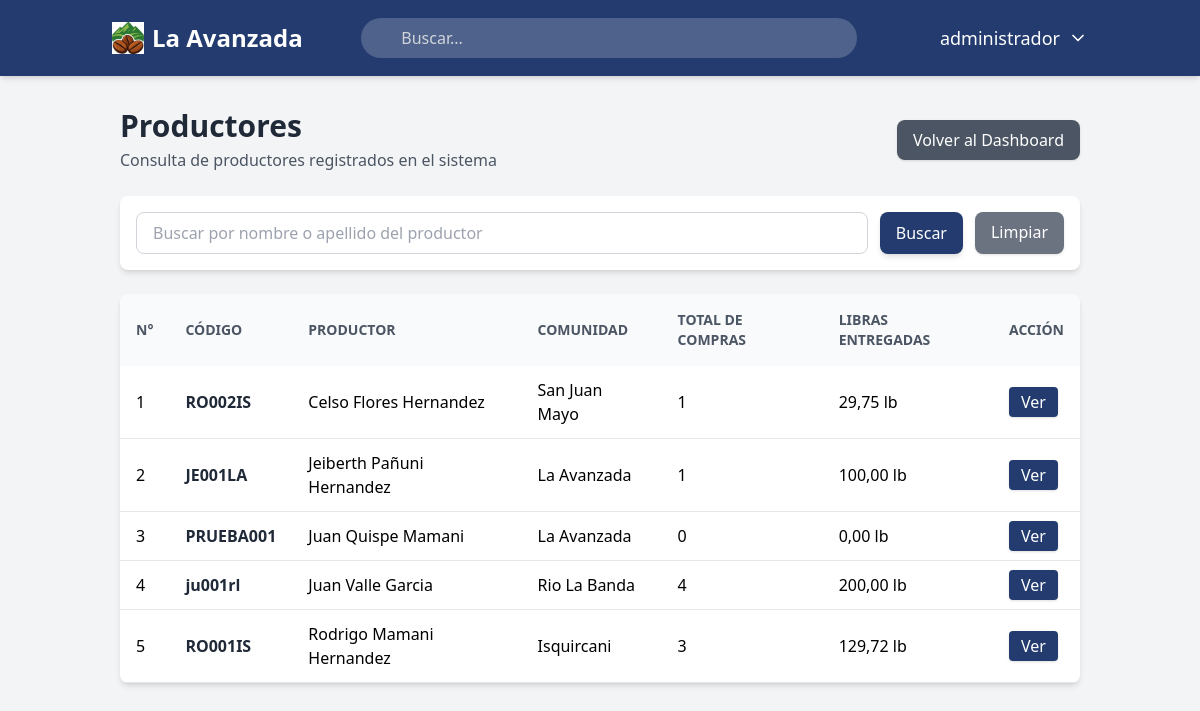
The app's page /productores/ (signed in) with its own data.
### usuarios/models.py (models this page shows)
class Usuario(AbstractUser): # CREAMOS LA CLASE USUARIO
    usuario_id = models.AutoField(primary_key=True) #CAMPO USUARIO ID, ES NUMEROS AUTOMATICOS Y ES LLAVE PRIMARIA
    USERNAME_FIELD = 'username' # CAMPO PARA INICIAR SESION
    class Meta: # CONFIGURACIONES EXTRAS en la bd
        db_table = 'usuarios' # nombre de la tabla
        verbose_name = 'Usuario' # definimos en sigular el modelo dentro del panel de django
        verbose_name_plural = 'Usuarios' # define como se mostrara en plural en django

### productores/models.py (models this page shows, shortened)
class Productor(models.Model):
    OPCIONES_ESTADO = [
        ('Activo', 'Activo'),
        ('Inactivo', 'Inactivo'),
    ]
    id_productor = models.AutoField(primary_key=True) #llave primaria
    codigo_productor = models.CharField(
        max_length=20,
        unique=True,
        verbose_name='Código del productor'
    )
    nombre = models.CharField(
        max_length=100,
        verbose_name='Nombre'
    )
    apellido_paterno = models.CharField(
        max_length=100,
        verbose_name='Apellido paterno'
    )
    apellido_materno = models.CharField(
        max_length=100,
        blank=True, # no pasa nada si se queda vacio
        verbose_name='Apellido materno'
    )
    comunidad = models.ForeignKey(
        Comunidad,
        on_delete=models.PROTECT,
        related_name='productores',
        verbose_name='Comunidad'
    )
    usuario = models.OneToOneField(
        settings.AUTH_USER_MODEL,
        on_delete=models.SET_NULL,
        null=True,
        blank=True,
        related_name='productor',
        verbose_name='Usuario de acceso'
    )
    estado = models.CharField(
        max_length=20,
        choices=OPCIONES_ESTADO,
        default='Activo',
        verbose_name='Estado'
    )
    creado_por = models.ForeignKey(
        settings.AUTH_USER_MODEL,
        on_delete=models.SET_NULL,
        null=True,
        blank=True,
        related_name='productores_creados',
        verbose_name='Creado por'
    )
    fecha_registro = models.DateTimeField(
        auto_now_add=True,
        verbose_name='Fecha de registro'
    )
    editado_por = models.ForeignKey(
        settings.AUTH_USER_MODEL,
        on_delete=models.SET_NULL,
        null=True,
        blank=True,
        related_name='productores_editados',
        verbose_name='Editado por'
    )
    fecha_edicion = models.DateTimeField(
        auto_now=True,
        verbose_name='Fecha de edición'
    )
    class Meta:
        db_table = 'productores'
        verbose_name = 'Productor'
        verbose_name_plural = 'Productores'
    def nombre_completo(self):
        return f"{self.nombre} {self.apellido_paterno} {self.apellido_materno}".strip()

### comunidades/models.py (models this page shows, shortened)
class Comunidad(models.Model): # modelo comunidad
    OPCIONES_ESTADO = [ # servira para poner activo e inactivo pero nunca delete de nuestro sistmas la comunidad
        ('Activo', 'Activo'),
        ('Inactivo', 'Inactivo'),
    ]
    id_comunidad = models.AutoField(primary_key=True) ## llave primaria
    nombre_comunidad = models.CharField(max_length=100, unique=True, verbose_name='Nombre de la comunidad') # nombre de la comunidad
    estado = models.CharField(max_length=20, choices=OPCIONES_ESTADO, default='Activo', verbose_name='Estado') # estado de la comunidad
    creado_por = models.ForeignKey( # quien lo creo
        settings.AUTH_USER_MODEL,
        on_delete=models.SET_NULL,
        null=True,
        related_name='comunidades_creadas',
        verbose_name='Creado por'
    )
    fecha_creacion = models.DateTimeField(auto_now_add=True, verbose_name='Fecha de creación') # fecha de la crecion
    editado_por = models.ForeignKey(
        settings.AUTH_USER_MODEL,
        on_delete=models.SET_NULL,
        null=True,
        blank=True,
        related_name='comunidades_editadas',
        verbose_name='Editado por'
    )
    fecha_edicion = models.DateTimeField(auto_now=True, verbose_name='Fecha de edición') # la fecha de la edidion
    class Meta:
        db_table = 'comunidades' # nombre de la tabla
        verbose_name = 'Comunidad'
        verbose_name_plural = 'Comunidades'

### productores/views.py (the view, shortened to what this page needs)
# urls.py: path('', views.lista_productores, name='lista_productores'),
@login_required
def lista_productores(request):
    permiso = obtener_permiso_productores(request.user)
    if permiso == 0:
        return redirect('dashboard')
    productores = Productor.objects.select_related(
        'comunidad',
        'usuario'
    ).annotate(
        total_compras_real=Count('compras_cafe'),
        total_libras_real=Coalesce(
            Sum('compras_cafe__total_libras'),
            Value(Decimal('0.00')),
            output_field=DecimalField(max_digits=10, decimal_places=2)
        )
    ).order_by(
        'nombre',
        'apellido_paterno'
    )
    buscar = request.GET.get('buscar')
    paginator = Paginator(productores, 15)
    page_number = request.GET.get('page')
    page_obj = paginator.get_page(page_number)
    contexto = {
        'page_obj': page_obj,
    }
    return render(request, 'productores/lista_productores.html', contexto)

### principal/context_processors.py (called while the page is built)
def obtener_permisos(request):
    permisos = { # los modulos
        'registrar_compras_cafe': 0,
        'historial_compras': 0,
        'comunidades': 0,
        'productores': 0,
        'registro_ventas_cafe': 0,
        'analisis_predicciones': 0,
        'roles_usuarios': 0,
    }
    roles = []
    if request.user.is_authenticated:
        roles_usuario = UsuarioRol.objects.filter(usuario=request.user)
        roles = [usuario_rol.rol.nombre_rol for usuario_rol in roles_usuario]
        for usuario_rol in roles_usuario:
            rol = usuario_rol.rol
            for modulo in permisos.keys():
                permiso_actual = getattr(rol, modulo, 0)
                if permiso_actual > permisos[modulo]:
                    permisos[modulo] = permiso_actual
    return {
        'permisos': permisos,
        'roles': roles,
    }

### productores/views.py (called while the page is built)
def obtener_permiso_productores(usuario):
    roles_usuario = UsuarioRol.objects.filter(usuario=usuario)
    permiso_maximo = 0
    for usuario_rol in roles_usuario:
        rol = usuario_rol.rol
        permiso_actual = getattr(rol, 'productores', 0)
        if permiso_actual > permiso_maximo:
            permiso_maximo = permiso_actual
    return permiso_maximo

### productores/templates/productores/lista_productores.html (shortened to what this page needs)
{% extends 'principal/base.html' %}
{% block content %}
<div class="max-w-7xl mx-auto">
  <div class="flex flex-col md:flex-row md:items-center md:justify-between gap-4 mb-6">
    <div>
      <h1 class="text-3xl font-bold text-gray-800">Productores</h1>
      <p class="text-gray-600 mt-1">
        Consulta de productores registrados en el sistema
      </p>
    </div>
    <a href="{% url 'dashboard' %}"
       class="bg-gray-600 hover:bg-gray-700 text-white px-4 py-2 rounded-lg shadow text-center">
      Volver al Dashboard
    </a>
  </div>
  <div class="bg-white rounded-lg shadow-md p-4 mb-6">
    <form method="get" class="flex flex-col md:flex-row gap-3">
      <input type="text"
             name="buscar"
             value="{{ request.GET.buscar }}"
             placeholder="Buscar por nombre o apellido del productor"
             autocomplete="off"
             class="w-full border border-gray-300 rounded-lg px-4 py-2 focus:outline-none focus:ring-2 focus:ring-[#233b6e]" />
      <button type="submit"
              class="w-full md:w-auto bg-[#233b6e] text-white px-4 py-2 rounded-lg shadow-md hover:bg-[#1a2c53] transition-colors duration-300">
        Buscar
      </button>
      <a href="{% url 'productores:lista_productores' %}"
         class="bg-gray-500 hover:bg-gray-600 text-white px-4 py-2 rounded-lg shadow text-center">
        Limpiar
      </a>
    </form>
  </div>
  <div class="bg-white rounded-lg shadow-md overflow-hidden">
    <div class="overflow-x-auto">
      <table class="min-w-full border-collapse">
        <thead class="bg-gray-50 text-gray-600 uppercase text-sm">
          <tr>
            <th class="px-4 py-4 text-left font-semibold">N°</th>
            <th class="px-4 py-4 text-left font-semibold">Código</th>
            <th class="px-4 py-4 text-left font-semibold">Productor</th>
            <th class="px-4 py-4 text-left font-semibold">Comunidad</th>
            <th class="px-4 py-4 text-left font-semibold">Total de compras</th>
            <th class="px-4 py-4 text-left font-semibold">Libras entregadas</th>
            <th class="px-4 py-4 text-left font-semibold">Acción</th>
          </tr>
        </thead>
        <tbody>
          {% for productor in page_obj %}
          <tr class="border-b hover:bg-gray-50">
            <td class="px-4 py-3">
              {{ page_obj.start_index|add:forloop.counter0 }}
            </td>
            <td class="px-4 py-3 font-semibold text-gray-800">
              {{ productor.codigo_productor }}
            </td>
            <td class="px-4 py-3">
              {{ productor.nombre_completo }}
            </td>
            <td class="px-4 py-3">
              {{ productor.comunidad.nombre_comunidad }}
            </td>
            <td class="px-4 py-3">
              {{ productor.total_compras_real }}
            </td>
            <td class="px-4 py-3">
              {{ productor.total_libras_real|floatformat:2 }} lb
            </td>
            <td class="px-4 py-3">
              <a href="{% url 'productores:detalle_productor' productor.pk %}"
                 class="bg-[#233b6e] hover:bg-[#1a2c53] text-white px-3 py-1 rounded shadow transition-colors duration-300">
                Ver
              </a>
            </td>
          </tr>
          {% endfor %}
        </tbody>
      </table>
    </div>
  </div>
</div>
{% endblock %}

### principal/templates/principal/base.html (shortened to what this page needs)
{% load static %}
<!DOCTYPE html>
<html lang="es">
<head>
    <script src="https://cdn.tailwindcss.com"></script>
</head>
<body class="bg-gray-100 font-sans">
    <nav class="bg-[#233b6e] text-white shadow-md">
        <div class="container mx-auto px-4 py-4 flex flex-col md:flex-row justify-between items-center space-y-4 md:space-y-0">
            <a href="{% url 'dashboard' %}" class="flex items-center gap-2 text-2xl font-bold rounded-lg px-2 py-1 transition-all hover:bg-white/10">
                <img src="{% static 'img/logoavanzada2.jpg' %}" alt="La Avanzada" class="h-8 w-8">
                <span>La Avanzada</span>
            </a>
            <div class="relative w-full md:w-1/2">
                <input
                    type="text"
                    id="transaction-input"
                    placeholder="Buscar..."
                    class="w-full bg-white/20 text-white rounded-full py-2 pl-10 pr-4 focus:outline-none focus:ring-2 focus:ring-white/50 placeholder-gray-300"
                >
            </div>
            <div class="flex items-center space-x-6">
                <div class="relative">
                    <button id="user-menu-button" class="flex items-center space-x-2 text-lg font-medium transition-all hover:bg-white/10 p-2 rounded-lg">
                        <span>{{ user.first_name|default:user.username }}</span>
                        <svg xmlns="http://www.w3.org/2000/svg" width="20" height="20"
                             viewBox="0 0 24 24" fill="none" stroke="currentColor"
                             stroke-width="2" stroke-linecap="round" stroke-linejoin="round"
                             class="lucide lucide-chevron-down">
                            <path d="m6 9 6 6 6-6"></path>
                        </svg>
                    </button>
                </div>
            </div>
        </div>
    </nav>
    <main class="container mx-auto p-8">
        {% block content %}
        {% endblock content %}
    </main>
</body>
</html>

### records on screen
Usuario: first_name "administrador"
Productor: start_index|add "1", codigo_productor "RO002IS", nombre_completo "Celso Flores Hernandez", comunidad.nombre_comunidad "San Juan Mayo", total_compras_real "1", total_libras_real "29,75"
Productor: start_index|add "2", codigo_productor "JE001LA", nombre_completo "Jeiberth Pañuni Hernandez", comunidad.nombre_comunidad "La Avanzada", total_compras_real "1", total_libras_real "100,00"
Productor: start_index|add "3", codigo_productor "PRUEBA001", nombre_completo "Juan Quispe Mamani", comunidad.nombre_comunidad "La Avanzada", total_compras_real "0", total_libras_real "0,00"
Productor: start_index|add "4", codigo_productor "ju001rl", nombre_completo "Juan Valle Garcia", comunidad.nombre_comunidad "Rio La Banda", total_compras_real "4", total_libras_real "200,00"
Productor: start_index|add "5", codigo_productor "RO001IS", nombre_completo "Rodrigo Mamani Hernandez", comunidad.nombre_comunidad "Isquircani", total_compras_real "3", total_libras_real "129,72"
